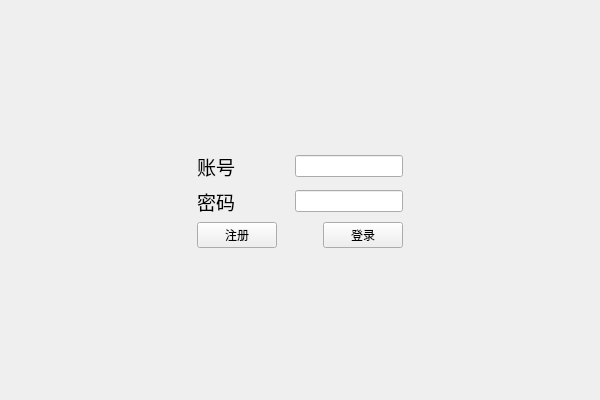
<?xml version="1.0" encoding="UTF-8"?>
<ui version="4.0">
 <class>Widget</class>
 <widget class="QWidget" name="Widget">
  <property name="geometry">
   <rect>
    <x>0</x>
    <y>0</y>
    <width>600</width>
    <height>400</height>
   </rect>
  </property>
  <property name="windowTitle">
   <string>QQ登录界面</string>
  </property>
  <property name="styleSheet">
   <string notr="true">
</string>
  </property>
  <layout class="QGridLayout" name="gridLayout">
   <item row="0" column="1">
    <spacer name="verticalSpacer">
     <property name="orientation">
      <enum>Qt::Orientation::Vertical</enum>
     </property>
     <property name="sizeHint" stdset="0">
      <size>
       <width>20</width>
       <height>137</height>
      </size>
     </property>
    </spacer>
   </item>
   <item row="1" column="0">
    <spacer name="horizontalSpacer_4">
     <property name="orientation">
      <enum>Qt::Orientation::Horizontal</enum>
     </property>
     <property name="sizeHint" stdset="0">
      <size>
       <width>180</width>
       <height>20</height>
      </size>
     </property>
    </spacer>
   </item>
   <item row="1" column="1">
    <layout class="QVBoxLayout" name="verticalLayout">
     <item>
      <layout class="QHBoxLayout" name="horizontalLayout_3">
       <item>
        <widget class="QLabel" name="label">
         <property name="font">
          <font>
           <pointsize>14</pointsize>
          </font>
         </property>
         <property name="text">
          <string>账号</string>
         </property>
        </widget>
       </item>
       <item>
        <spacer name="horizontalSpacer_3">
         <property name="orientation">
          <enum>Qt::Orientation::Horizontal</enum>
         </property>
         <property name="sizeHint" stdset="0">
          <size>
           <width>18</width>
           <height>20</height>
          </size>
         </property>
        </spacer>
       </item>
       <item>
        <widget class="QLineEdit" name="NumberEdit">
         <property name="styleSheet">
          <string notr="true"/>
         </property>
        </widget>
       </item>
      </layout>
     </item>
     <item>
      <layout class="QHBoxLayout" name="horizontalLayout_2">
       <item>
        <widget class="QLabel" name="label_2">
         <property name="font">
          <font>
           <pointsize>14</pointsize>
          </font>
         </property>
         <property name="text">
          <string>密码</string>
         </property>
        </widget>
       </item>
       <item>
        <spacer name="horizontalSpacer_2">
         <property name="orientation">
          <enum>Qt::Orientation::Horizontal</enum>
         </property>
         <property name="sizeHint" stdset="0">
          <size>
           <width>18</width>
           <height>20</height>
          </size>
         </property>
        </spacer>
       </item>
       <item>
        <widget class="QLineEdit" name="PasswordEdit">
         <property name="styleSheet">
          <string notr="true">color: rgb(255, 255, 255);</string>
         </property>
         <property name="echoMode">
          <enum>QLineEdit::EchoMode::Password</enum>
         </property>
        </widget>
       </item>
      </layout>
     </item>
     <item>
      <layout class="QHBoxLayout" name="horizontalLayout">
       <item>
        <widget class="QPushButton" name="registerButton">
         <property name="styleSheet">
          <string notr="true"/>
         </property>
         <property name="text">
          <string>注册</string>
         </property>
        </widget>
       </item>
       <item>
        <spacer name="horizontalSpacer">
         <property name="orientation">
          <enum>Qt::Orientation::Horizontal</enum>
         </property>
         <property name="sizeHint" stdset="0">
          <size>
           <width>40</width>
           <height>20</height>
          </size>
         </property>
        </spacer>
       </item>
       <item>
        <widget class="QPushButton" name="logoinButton">
         <property name="styleSheet">
          <string notr="true"/>
         </property>
         <property name="text">
          <string>登录</string>
         </property>
        </widget>
       </item>
      </layout>
     </item>
    </layout>
   </item>
   <item row="1" column="2">
    <spacer name="horizontalSpacer_5">
     <property name="orientation">
      <enum>Qt::Orientation::Horizontal</enum>
     </property>
     <property name="sizeHint" stdset="0">
      <size>
       <width>179</width>
       <height>20</height>
      </size>
     </property>
    </spacer>
   </item>
   <item row="2" column="1">
    <spacer name="verticalSpacer_2">
     <property name="orientation">
      <enum>Qt::Orientation::Vertical</enum>
     </property>
     <property name="sizeHint" stdset="0">
      <size>
       <width>20</width>
       <height>136</height>
      </size>
     </property>
    </spacer>
   </item>
  </layout>
 </widget>
 <resources/>
 <connections/>
</ui>
